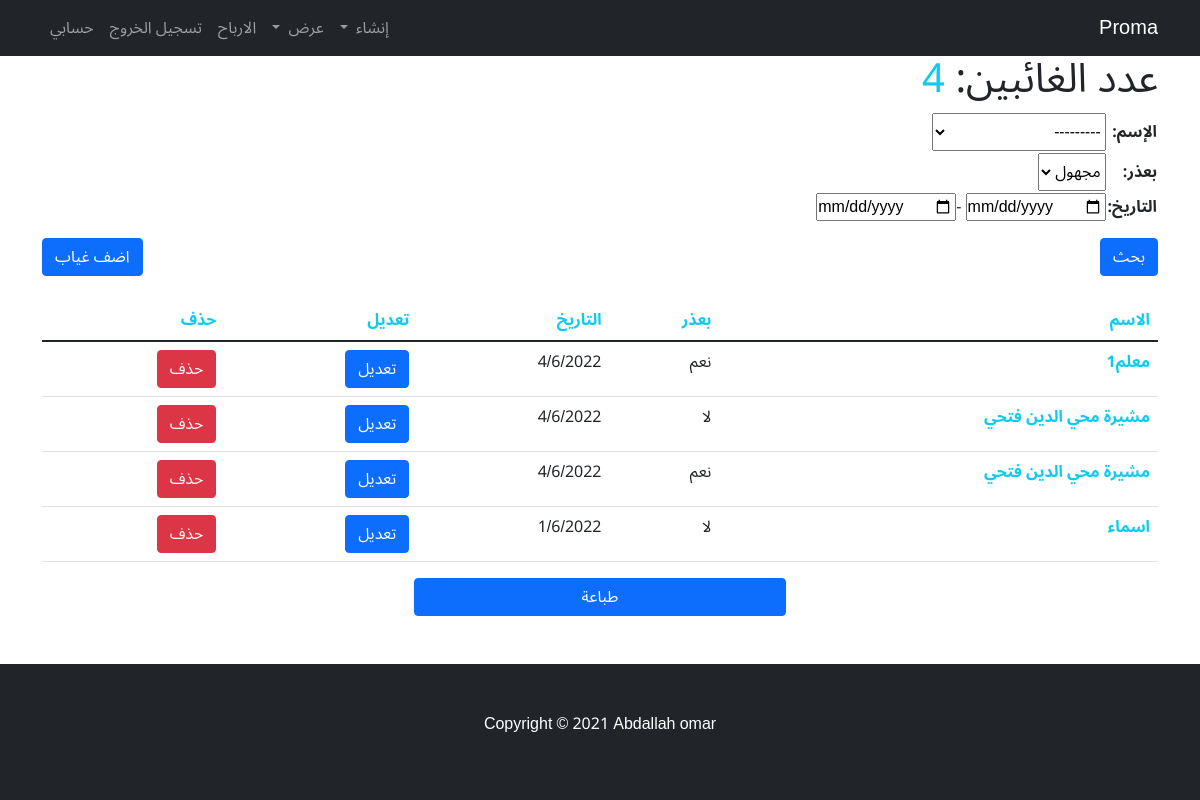
/teacher_absence (signed in), run on the app's committed database.
### home_app/models.py (models this page shows, shortened)
class Teachers_absence(models.Model):
    user = models.ForeignKey(User, verbose_name=("المستخدم"), on_delete=models.CASCADE)
    profile = models.ForeignKey(Profile, verbose_name=("المستخدم"), on_delete=models.CASCADE)
    month = models.CharField(max_length=50,choices=the_months,blank=True,null=True)
    year = models.CharField(max_length=50,choices=academic_years,blank=True,null=True)
    teacher_name = models.ForeignKey(techers, verbose_name=("اسم المدرس"), on_delete=models.CASCADE, null=True)
    excuse = models.BooleanField(default=False,verbose_name='بعذر')
    the_reason = models.CharField(max_length=50,verbose_name='السبب',blank=True,null=True)
    add_date = models.DateField(auto_now=False, auto_now_add=False, verbose_name="التاريخ",null=True,blank=True)
    def __str__(self):
        return str(self.teacher_name)

class techers(models.Model):
    user = models.ForeignKey(User, verbose_name=("المستخدم"), on_delete=models.CASCADE)
    profile = models.ForeignKey(Profile, verbose_name=("المستخدم"), on_delete=models.CASCADE)
    name = models.CharField(max_length=50, verbose_name="الاسم")
    age = models.IntegerField(verbose_name="السن")
    qualification = models.CharField(max_length=50, verbose_name="المؤهل")
    number_kawme = models.IntegerField(verbose_name="الرقم القومي")
    Salary = models.IntegerField(verbose_name="المرتب الشهري")
    number_phone = models.IntegerField(verbose_name="رقم هاتف المعلمة")
    rateb = models.IntegerField(verbose_name="الراتب السنوي", null=True ,blank=True)
    Reward = models.IntegerField(verbose_name="المكافأة السنوية", null=True ,blank=True)
    year = models.CharField(max_length=50,choices=academic_years,blank=True,null=True)
    date = models.DateTimeField(auto_now=True, verbose_name="التاريخ")
    add_date = models.DateField(auto_now=False, auto_now_add=False, verbose_name="التاريخ",null=True,blank=True)
    def __str__(self):
        return self.name
    class Meta:
        verbose_name_plural = 'techers'

### home_app/views.py (the view)
# urls.py: path('teacher_absence', teacher_absence,name='teacher_absence'),
@login_required
def teacher_absence(request):
    teacher_absence = Teachers_absence.objects.filter(user=request.user).order_by('-add_date')
    filter = Teachers_absenceFilter(request.GET, queryset=teacher_absence,request=request)
    teacher_absence = filter.qs
    paginator = Paginator(teacher_absence,50)
    page_number = request.GET.get('page')
    page_pbj = paginator.get_page(page_number)
    return render(request, 'project/teacher_absence.html', context ={'teacher_absence':page_pbj,'filter':filter, 'count':teacher_absence.count()})

### home_app/filters.py (called while the page is built)
def teachers(request):
    return techers.objects.filter(user=request.user)

### home_app/templates/project/teacher_absence.html (shortened to what this page needs)
{% extends 'base.html' %}
{% block body %}
<div class="container">
    <h1>عدد الغائبين: <span class="text-info">{{count}}</span></h1>
  <div class="row my_search">
    <form class="col-6">
        <table>{{filter.form.as_table}}</table>
            <button type="submit" class="btn btn-primary mt-3">بحث</button>
    </form>
    <div class="col-6 text-end align-self-end">
      <a href="{% url 'app:add_teachers_absence' %}" class="btn btn-primary">اضف غياب</a>
    </div>
  </div>
    <table class="table mt-4">
        <thead>
            <tr class="text-info">
              <th scope="col">الاسم</th>
              <th scope="col">بعذر</th>
              <th scope="col">التاريخ</th>
              <th scope="col">تعديل</th>
              <th scope="col">حذف</th>
            </tr>
          </thead>
        {% for teacher_absence in teacher_absence %}
        <tr>
            <th scope="row"><a href="{% url 'app:absence_detail' teacher_absence.id %}" class="link-info">{{teacher_absence}}</a></th>
            {% if teacher_absence.excuse == True %}
                <td>نعم</td>
            {% else %}
                <td>لا</td>
            {% endif %}
            <td>{{teacher_absence.add_date|date:"j/n/Y"}}</td>
            <td><a href="{% url 'app:update_teachers_absence'  teacher_absence.id %}" class="btn btn-primary">تعديل</a></td>
            <td><a href="{% url 'app:delete_teacher_absence'  teacher_absence.id %}" class="btn btn-danger">حذف</a></td>
          </tr>
        {% endfor %}
      </table>
      <div class="row">
        <div class="col text-center">
          <button onclick="window.print()" class="btn btn-primary col-4">طباعة</button>
        </div>
      </div>
</div>
{% endblock %}

### home_app/templates/base.html (style rules this page uses)
* { font-family: 'Noto Sans Arabic', sans-serif; }
a { text-decoration: none; }

### data on the page
Teachers_absence: teacher_name.name "معلم1", excuse "نعم", add_date "4/6/2022"
Teachers_absence: teacher_name.name "مشيرة محي الدين فتحي", excuse "لا", add_date "4/6/2022"
Teachers_absence: teacher_name.name "مشيرة محي الدين فتحي", excuse "نعم", add_date "4/6/2022"
Teachers_absence: teacher_name.name "اسماء", excuse "لا", add_date "1/6/2022"

### other printed values
{{ count }} "4"
